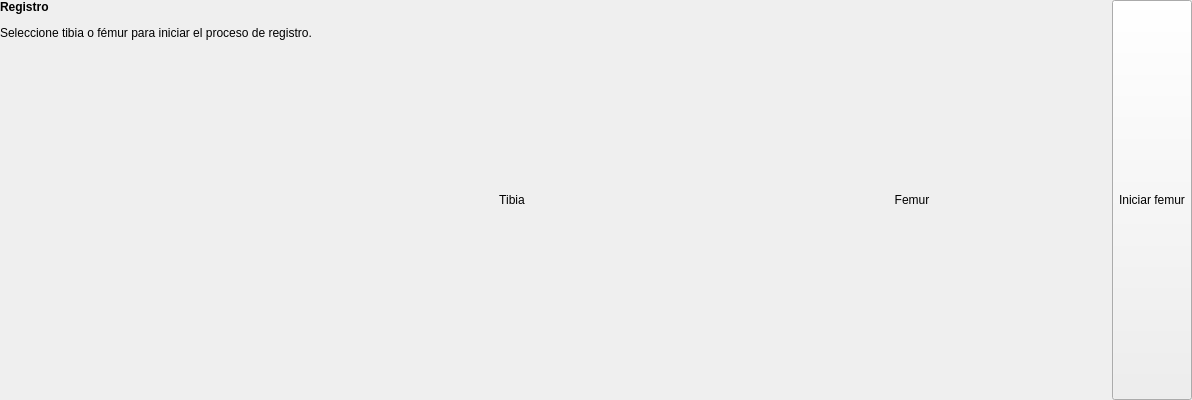
     <widget class="QWidget" name="choice_page">
      <layout class="QGridLayout" name="gridLayout_10">
       <property name="leftMargin">
        <number>0</number>
       </property>
       <property name="topMargin">
        <number>0</number>
       </property>
       <property name="rightMargin">
        <number>0</number>
       </property>
       <property name="bottomMargin">
        <number>0</number>
       </property>
       <property name="spacing">
        <number>0</number>
       </property>
       <item row="0" column="0">
        <widget class="QLabel" name="label_5">
         <property name="text">
          <string>&lt;html&gt;&lt;head/&gt;&lt;body&gt;&lt;p&gt;&lt;span style=&quot; font-weight:600;&quot;&gt;Registro&lt;/span&gt;&lt;/p&gt;&lt;p&gt;Seleccione tibia o fémur para iniciar el proceso de registro.&lt;/p&gt;&lt;/body&gt;&lt;/html&gt;</string>
         </property>
         <property name="textFormat">
          <enum>Qt::RichText</enum>
         </property>
         <property name="scaledContents">
          <bool>false</bool>
         </property>
         <property name="alignment">
          <set>Qt::AlignJustify|Qt::AlignTop</set>
         </property>
        </widget>
       </item>
       <item row="0" column="1">
        <widget class="QPushButton" name="pushButton_tibia">
         <property name="sizePolicy">
          <sizepolicy hsizetype="Fixed" vsizetype="Fixed">
           <horstretch>0</horstretch>
           <verstretch>0</verstretch>
          </sizepolicy>
         </property>
         <property name="minimumSize">
          <size>
           <width>400</width>
           <height>400</height>
          </size>
         </property>
         <property name="maximumSize">
          <size>
           <width>400</width>
           <height>400</height>
          </size>
         </property>
         <property name="text">
          <string>Tibia</string>
         </property>
         <property name="flat">
          <bool>true</bool>
         </property>
        </widget>
       </item>
       <item row="0" column="2">
        <widget class="QPushButton" name="pushButton_femur">
         <property name="sizePolicy">
          <sizepolicy hsizetype="Fixed" vsizetype="Fixed">
           <horstretch>0</horstretch>
           <verstretch>0</verstretch>
          </sizepolicy>
         </property>
         <property name="minimumSize">
          <size>
           <width>400</width>
           <height>400</height>
          </size>
         </property>
         <property name="maximumSize">
          <size>
           <width>400</width>
           <height>400</height>
          </size>
         </property>
         <property name="text">
          <string>Femur</string>
         </property>
         <property name="flat">
          <bool>true</bool>
         </property>
        </widget>
       </item>
       <item row="0" column="3">
        <widget class="QPushButton" name="pushButton_9">
         <property name="enabled">
          <bool>true</bool>
         </property>
         <property name="sizePolicy">
          <sizepolicy hsizetype="Minimum" vsizetype="Minimum">
           <horstretch>0</horstretch>
           <verstretch>0</verstretch>
          </sizepolicy>
         </property>
         <property name="text">
          <string>Iniciar femur</string>
         </property>
        </widget>
       </item>
      </layout>
     </widget>
